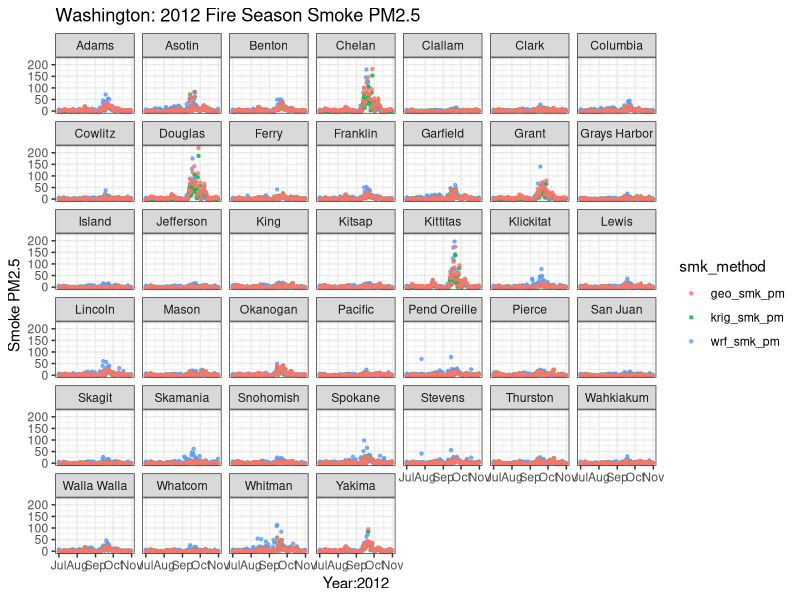
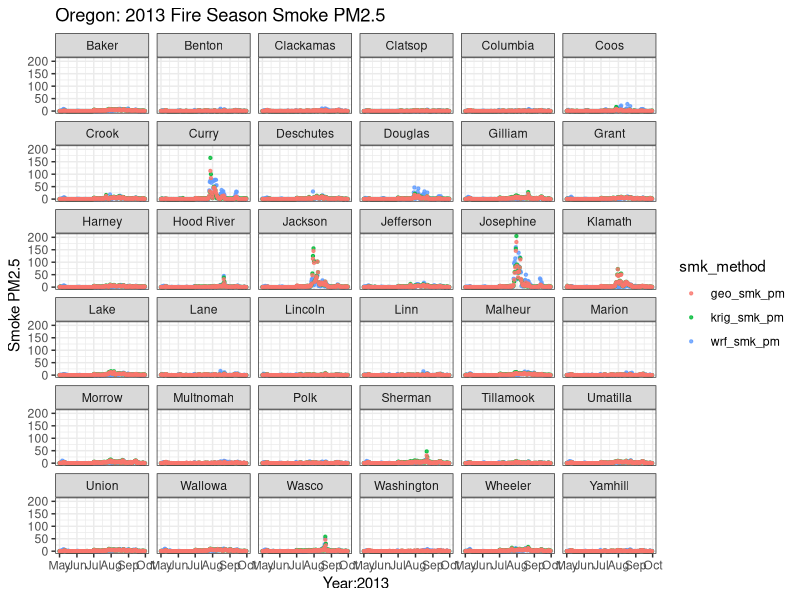
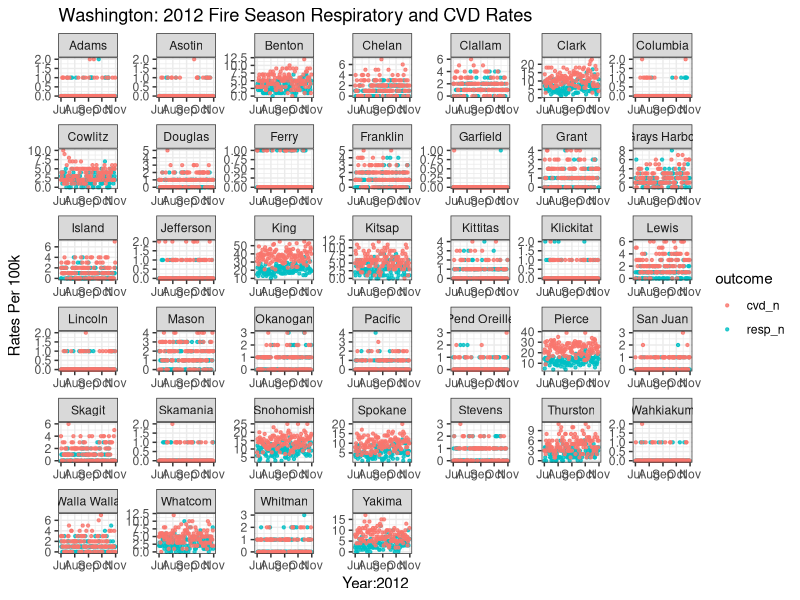
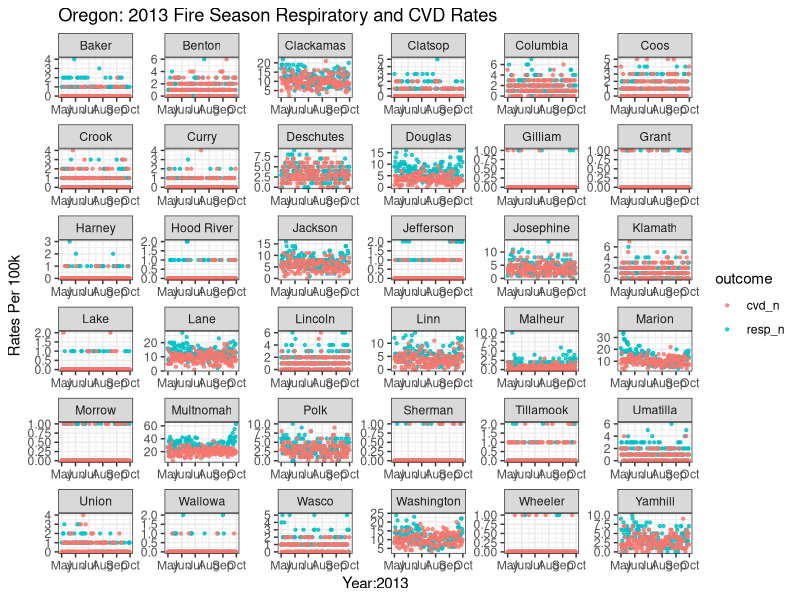
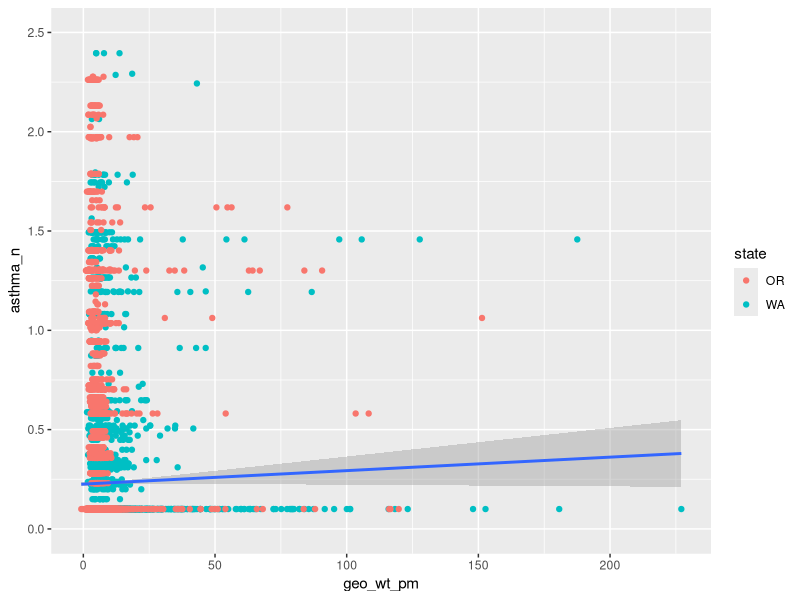

Source code (R) for these figures, in order:
## ---- chunk 1
library(tidyverse)
library(lme4)
## ---- chunk 2
meta_ts <- read_csv("./data/meta_timeseries.csv") 
## ---- chunk 3
# washington
wa_ts <- meta_ts %>% filter(state == "WA")
# oregon
or_ts <- meta_ts %>% filter(state == "OR")

# count of state outcome timeseries
state_outcome_count <- meta_ts %>% group_by(state, date) %>% 
  # remove columns I don't want to calculate
  select(-fips, -county) %>% 
  # add up outcomes in each county
  summarise_each(funs(sum), n_obs:broken_arm_n)

# average of environmental measures, joined with outcomes
state_ts <- meta_ts %>% group_by(state, date) %>% 
  select(-fips, -county) %>% 
  summarise_each(funs(mean, median, min, max), wrf_pm:wrf_temp) %>% 
  full_join(state_outcome_count, by = c("state", "date"))

#summary(state_ts)

## ---- chunk 4

# small multiples dataset
wa_smk <- wa_ts %>% 
  select(county, date, wrf_smk_pm, krig_smk_pm, geo_smk_pm) %>% 
  gather(key = smk_method, value = pm, -date, - county)
  
  
wa_smk_plot <- ggplot(wa_smk, aes(x = date, y = pm)) +
  geom_point(aes(colour = smk_method), alpha = 0.8, size = 0.8) +
  ggtitle("Washington: 2012 Fire Season Smoke PM2.5") +
  facet_wrap(~county) +
  ylab("Smoke PM2.5") +
  xlab("Year:2012") +
  theme_bw()

wa_smk_plot

## ---- chunk 5

# small multiples dataset
or_smk <- or_ts %>% 
  select(county, date, wrf_smk_pm, krig_smk_pm, geo_smk_pm) %>% 
  gather(key = smk_method, value = pm, -date, - county)
  
  
or_smk_plot <- ggplot(or_smk, aes(x = date, y = pm)) +
  geom_point(aes(colour = smk_method), alpha = 0.8, size = 0.8) +
  facet_wrap(~county) +
  ggtitle("Oregon: 2013 Fire Season Smoke PM2.5") +
  ylab("Smoke PM2.5") +
  xlab("Year:2013") +
  theme_bw()

or_smk_plot

## ---- chunk 6
glimpse(wa_ts)
# small multiples dataset
wa_health <- wa_ts %>% 
  select(county, date, population, n_obs:broken_arm_n) %>% 
  gather(key = outcome, value = events, -date, -county, -population) %>% 
  mutate(rate_per_100k = (events/population)*100000) %>% 
  filter(outcome == "resp_n" | outcome == "cvd_n")

#glimpse(wa_health)

# plot of rates
count_plot <- ggplot(wa_health, aes(x=date, y=events)) +
  geom_point(aes(colour = outcome), alpha = 0.8, size = 0.8) +
  facet_wrap(~county, scales = "free") +
  ggtitle("Washington: 2012 Fire Season Respiratory and CVD Rates") +
  ylab("Rates Per 100k") +
  xlab("Year:2012") +
  theme_bw()

count_plot
## ---- chunk 7
# small multiples dataset
or_health <- or_ts %>% 
  select(county, date, population, n_obs:broken_arm_n) %>% 
  gather(key = outcome, value = events, -date, -county, -population) %>% 
  mutate(rate_per_100k = (events/population)*100000) %>% 
  filter(outcome == "resp_n" | outcome == "cvd_n")

# plot of rates
count_plot <- ggplot(or_health, aes(x=date, y=events)) +
  geom_point(aes(colour = outcome), alpha = 0.8, size = 0.8) +
  facet_wrap(~county, scales = "free") +
  ggtitle("Oregon: 2013 Fire Season Respiratory and CVD Rates") +
  ylab("Rates Per 100k") +
  xlab("Year:2013") +
  theme_bw()

count_plot

## ---- chunk 8
# calclating rates per 100k
rate_df <- meta_ts %>% 
  mutate_at(
    which(colnames(meta_ts)=="n_obs"):which(colnames(meta_ts)=="broken_arm_n"),
    funs((./population)*100000+0.1))

summary(rate_df)


ggplot(rate_df, aes(x = geo_wt_pm, y = asthma_n)) +
  geom_point(aes(colour = state)) +
  scale_y_continuous(limits = c(0,2.5)) +
  geom_smooth(method="glm", formula = y~x)

summary(meta_ts)

## ---- chunk 9
glimpse(meta_ts)

quasipois_mod <- glmer(asthma_n ~ geo_wt_pm + wrf_temp + 
                     (1|county) + (1 | state) +
                     offset(log(population)), 
                     meta_ts, family="poisson")

summary(quasipois_mod)

